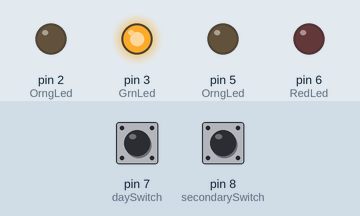
This sketch was run on a simulated Arduino Uno, built with avr-gcc and run on an emulated ATmega328P. Parts: output pins drawn as LEDs (lit = HIGH). Inputs (shaded band) come from the test bench; at power-on: pin 8 (secondarySwitch) LOW, pin 7 (daySwitch) LOW. Pins used as bus, display or sensor lines are not drawn; what the sketch prints to the serial monitor is not drawn.

Above: at 1.2 s.
1.3 s: pin 8 (secondarySwitch) pulled HIGH for 0.15 s
At 2.2 s:
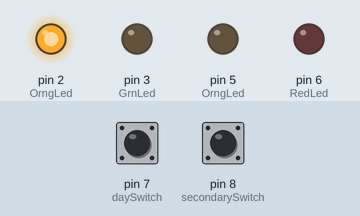
At 4.2 s:
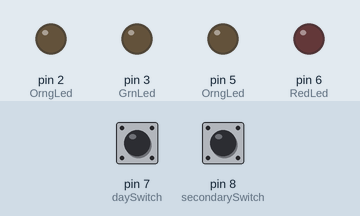
7.4 s: pin 8 (secondarySwitch) driven LOW
9.3 s: pin 7 (daySwitch) pulled HIGH for 0.15 s
At 14.8 s:
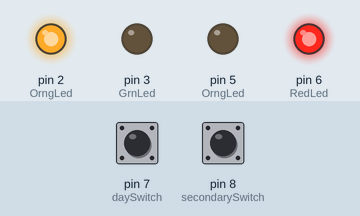
Timing chart, 0 to 16.4 s (numbered marks = the images above; inputs shaded):
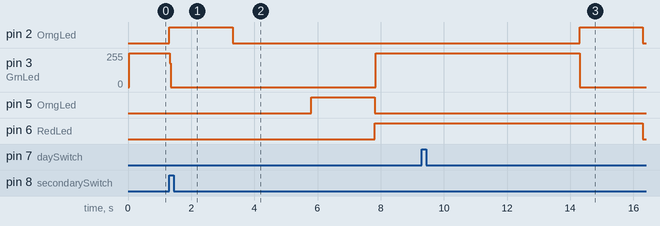

The sketch:

Traffic-Lights.ino
```cpp
const int ORANGETIME = 2000; //How long an orange light runs for in seconds

class trafficLight
{
    public:
        int RedLed;
        int OrngLed;
        int GrnLed;
        float onTime; //How long the light is green, in seconds

        void GreenLight()
        {
            refresh();
            digitalWrite(GrnLed, HIGH);
        }

        void RedLight()
        {
            //Run an orange light first
            refresh();
            digitalWrite(OrngLed, HIGH);
            delay(ORANGETIME);

            refresh();
            digitalWrite(RedLed, HIGH);
        }

        void setupPins()
        {
            pinMode(RedLed, OUTPUT);
            pinMode(OrngLed, OUTPUT);
            pinMode(GrnLed, OUTPUT);
        }

    private:
        void refresh()
        {
            digitalWrite(GrnLed, LOW);
            digitalWrite(OrngLed, LOW);
            digitalWrite(RedLed, LOW);
        }
};

bool day; //TRUE if day time, FALSE if night time

int daySwitch = 7; //Switch to control day/night
int secondarySwitch = 8; //Switch to activate secondary lights at night

trafficLight MainLight;
trafficLight SecondaryLight;

void setup()
{
    //Main Light Setup
    MainLight.RedLed = 1;
    MainLight.OrngLed = 2;
    MainLight.GrnLed = 3;
    MainLight.onTime = 5000;

    //Secondary Light Setup
    SecondaryLight.RedLed = 4;
    SecondaryLight.OrngLed = 5;
    SecondaryLight.RedLed = 6;
    SecondaryLight.onTime = 2500;

    //Pin setups
    pinMode(daySwitch, INPUT);
    pinMode(secondarySwitch, INPUT);
    MainLight.setupPins();
    SecondaryLight.setupPins();

    Serial.begin(9600);
}

void loop()
{
    day = digitalRead(daySwitch);

    if(day)
    {
        runLight(MainLight);
        runLight(SecondaryLight);
    }
    else
    {
      Serial.println("not day");
        if(digitalRead(secondarySwitch))
        {
            //Turn off the main light
            MainLight.RedLight();

            runLight(SecondaryLight);
        }
        MainLight.GreenLight();
    }
}

void runLight(trafficLight tLight)
{
    tLight.GreenLight();
    delay(tLight.onTime);

    tLight.RedLight();
}
```

Measured:
- after the input at 1.3 s, pin 2 (OrngLed): LOW → HIGH at once, → LOW 2.0 s later; pin 3 (GrnLed): 255/255 → 0/255 at once; pin 5 (OrngLed): LOW → HIGH after 4.5 s
- after the input at 9.3 s, pin 2 (OrngLed): LOW → HIGH after 5.0 s, → LOW 2.0 s later; pin 3 (GrnLed): 255/255 → 0/255 after 5.0 s; pin 6 (RedLed): HIGH → LOW after 7.0 s
